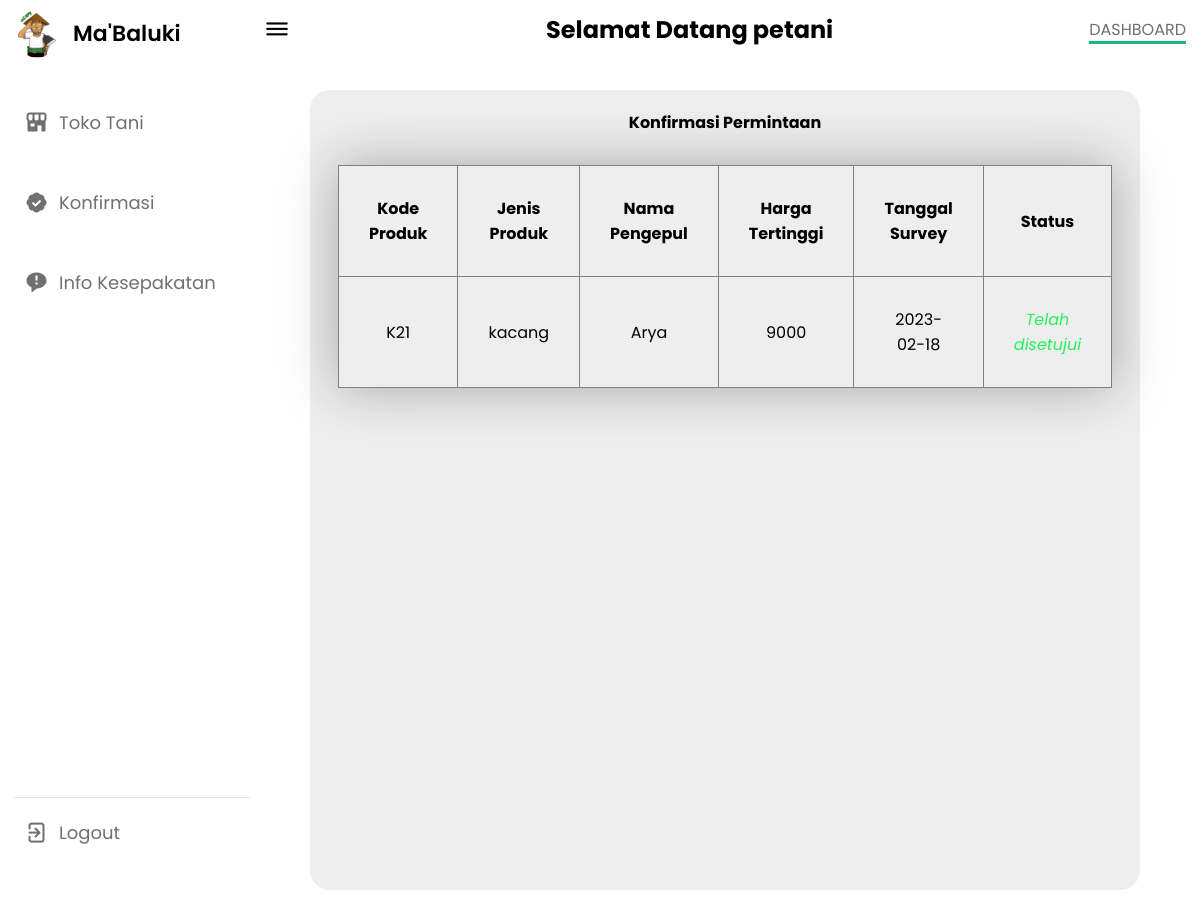
The app's page /index.php?p=kesepakatan (signed in) with its own data.
### tables this page shows
CREATE TABLE `pengepul` (
  `id_p` int(11) NOT NULL,
  `nama_p` varchar(50) NOT NULL,
  `kode_produk` varchar(21) NOT NULL,
  `harga_p` int(21) NOT NULL,
  `tanggal_p` date NOT NULL,
  `status` int(11) NOT NULL
);

CREATE TABLE `produk` (
  `id` int(11) NOT NULL,
  `nama_produk` varchar(50) NOT NULL,
  `kode_produk` varchar(21) NOT NULL,
  `jenis_produk` varchar(21) NOT NULL,
  `alamat` varchar(50) NOT NULL,
  `jumlah` int(5) NOT NULL,
  `gambar` varchar(100) NOT NULL,
  `deskripsi` varchar(100) NOT NULL,
  `id_user` int(11) NOT NULL
);

### function.php (called while the page is built, shortened)
<?php
    $hostname = "localhost";
    $username = "root";
    $password =  "";
    $nama_database = "project";
    $konek = mysqli_connect($hostname, $username, $password, $nama_database);
    function lihat_info(){
        global $konek;
        $sql2 = "SELECT pengepul.kode_produk, pengepul.id_p, jenis_produk, nama_p, harga_p, tanggal_p, status FROM pengepul INNER JOIN
        produk ON pengepul.kode_produk = produk.kode_produk  WHERE status =1 ";
        $result = mysqli_query($konek, $sql2);
        return $result;
    }
?>

### kesepakatan.php (the view, shortened to what this page needs)
<!DOCTYPE html>
<html lang="en">
<head>
    <link rel="stylesheet" href="css/dashboard.css">
    <link rel="stylesheet" href="https://unicons.iconscout.com/release/v4.0.0/css/line.css">
    <link rel="stylesheet" href="https://cdn.jsdelivr.net/npm/boxicons@latest/css/boxicons.min.css">
</head>
<body>
    <div class="store" id="konfirmasi">
        <h4>Konfirmasi Permintaan</h4>
        <form action="" method="post">
            <table border="1" class="table"width="80%" style="margin: auto; height: 75%; border-collapse: collapse;">
            <tr>
                <th style="padding: 30px;">Kode Produk</th>
                <th style="padding: 30px;">Jenis Produk</th>
                <th style="padding: 30px;">Nama Pengepul</th>
                <th style="padding: 30px;">Harga Tertinggi</th>
                <th style="padding: 30px;">Tanggal Survey</th>
                <th style="padding: 30px;">Status</th>
            </tr>
            <?php
                $hasil = lihat_info();
                foreach ($hasil as $baris):
            ?>
            <tr>
                <td style="padding: 30px;"><?= $baris['kode_produk']; ?></td>
                <td style="padding: 30px;"><?= $baris['jenis_produk']; ?></td>
                <td style="padding: 30px;"><?= $baris['nama_p']; ?></td>
                <td style="padding: 30px;"><?= $baris['harga_p']; ?></td>
                <td style="padding: 30px;"><?= $baris['tanggal_p']; ?></td>
                <td style="padding: 30px;"><?php
                    if ($baris['status'] == 0){
                        echo '<span style="color: #F8CB2E;">Menunggu Persetujuan</span>';
                    } else if($baris['status'] == 1){
                        echo '<span style="color: #06f044dd; font-style: italic;">Telah disetujui</span>';
                    } else{
                        echo '<span style="color: red;">Tidak disetujui</span>';
                    }
                ?>
                </td>
            </tr>
            <?php
                endforeach;
            ?>
            </table>
        </form>
    </div>
</body>
</html>

### css/dashboard.css (style rules this page uses)
* { margin: 0; padding: 0; box-sizing: border-box; font-family: 'Poppins', sans-serif; }
:root { --primary-color: #16b978; --panel-color: #FFF; --text-color: #000; --black-light-color: #707070; --border-color: #e6e5e5; --toggle-color: #DDD; --box1-color: #4DA3FF; --box2-color: #FFE6AC; --box3-color: #E7D1FC; --title-icon-color: #fff; --tran-05: all 0.5s ease; --tran-03: all 0.3s ease; --tran-03: all 0.2s ease; }
body { min-height: 100vh; background-color: var(--primary-color); }
.store { width: 100%; height: 80vh; margin: auto; margin-top: 80px; padding-top: 20px; border-radius: 20px; background: #EEEEEE; }
.table { box-shadow: 0 0 50px rgba(97, 93, 94, 0.488); text-align: center; }
.store h4 { text-align: center; font-weight: 700; margin-bottom: 30px; }

### kesepakatan.php (style rules this page uses)
.store { width: 90%; height: 100vh; margin-top: 80px; padding-top: 20px; border-radius: 20px; background: #EEEEEE; }

### records on screen
pengepul: kode_produk "K21", produk.jenis_produk "kacang", nama_p "Arya", harga_p "9000", tanggal_p "2023-02-18", status "Telah disetujui"

### other values on screen
$_SESSION['login'] "petani"
